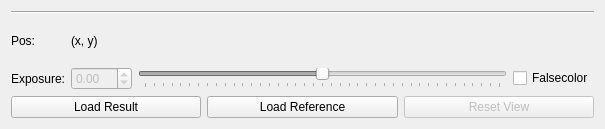
<?xml version="1.0" encoding="UTF-8"?>
<ui version="4.0">
 <class>uirenderimage</class>
 <widget class="QWidget" name="uirenderimage">
  <property name="enabled">
   <bool>true</bool>
  </property>
  <property name="geometry">
   <rect>
    <x>0</x>
    <y>0</y>
    <width>605</width>
    <height>129</height>
   </rect>
  </property>
  <property name="sizePolicy">
   <sizepolicy hsizetype="Preferred" vsizetype="Preferred">
    <horstretch>0</horstretch>
    <verstretch>0</verstretch>
   </sizepolicy>
  </property>
  <property name="minimumSize">
   <size>
    <width>0</width>
    <height>0</height>
   </size>
  </property>
  <property name="mouseTracking">
   <bool>false</bool>
  </property>
  <property name="windowTitle">
   <string>EMCA</string>
  </property>
  <layout class="QVBoxLayout" name="verticalLayout">
   <property name="sizeConstraint">
    <enum>QLayout::SetMinimumSize</enum>
   </property>
   <item>
    <layout class="QVBoxLayout" name="layoutView">
     <property name="sizeConstraint">
      <enum>QLayout::SetMaximumSize</enum>
     </property>
    </layout>
   </item>
   <item>
    <widget class="Line" name="line">
     <property name="orientation">
      <enum>Qt::Horizontal</enum>
     </property>
    </widget>
   </item>
   <item>
    <layout class="QGridLayout" name="gridLayout_2">
     <property name="sizeConstraint">
      <enum>QLayout::SetMinimumSize</enum>
     </property>
     <item row="0" column="0">
      <widget class="QLabel" name="labelPos">
       <property name="text">
        <string>Pos:</string>
       </property>
      </widget>
     </item>
     <item row="1" column="0">
      <widget class="QLabel" name="labelExposure">
       <property name="text">
        <string>Exposure:</string>
       </property>
      </widget>
     </item>
     <item row="1" column="1">
      <widget class="QDoubleSpinBox" name="dsbExposure">
       <property name="enabled">
        <bool>false</bool>
       </property>
       <property name="minimum">
        <double>-20.000000000000000</double>
       </property>
       <property name="maximum">
        <double>20.000000000000000</double>
       </property>
       <property name="singleStep">
        <double>0.020000000000000</double>
       </property>
      </widget>
     </item>
     <item row="0" column="1">
      <widget class="QLabel" name="labelCurrentPos">
       <property name="text">
        <string>(x, y)</string>
       </property>
      </widget>
     </item>
     <item row="1" column="2">
      <widget class="QSlider" name="hsExposure">
       <property name="enabled">
        <bool>false</bool>
       </property>
       <property name="minimum">
        <number>-1000</number>
       </property>
       <property name="maximum">
        <number>1000</number>
       </property>
       <property name="singleStep">
        <number>5</number>
       </property>
       <property name="pageStep">
        <number>50</number>
       </property>
       <property name="value">
        <number>0</number>
       </property>
       <property name="orientation">
        <enum>Qt::Horizontal</enum>
       </property>
       <property name="tickPosition">
        <enum>QSlider::TicksBelow</enum>
       </property>
       <property name="tickInterval">
        <number>50</number>
       </property>
      </widget>
     </item>
     <item row="1" column="3">
      <widget class="QCheckBox" name="cbFalsecolor">
       <property name="text">
        <string>Falsecolor</string>
       </property>
      </widget>
     </item>
    </layout>
   </item>
   <item>
    <layout class="QHBoxLayout" name="horizontalLayout">
     <item>
      <widget class="QPushButton" name="btnLoadImage">
       <property name="enabled">
        <bool>true</bool>
       </property>
       <property name="text">
        <string>Load Result</string>
       </property>
      </widget>
     </item>
     <item>
      <widget class="QPushButton" name="btnLoadReference">
       <property name="text">
        <string>Load Reference</string>
       </property>
      </widget>
     </item>
     <item>
      <widget class="QPushButton" name="btnReset">
       <property name="enabled">
        <bool>false</bool>
       </property>
       <property name="text">
        <string>Reset View</string>
       </property>
      </widget>
     </item>
    </layout>
   </item>
  </layout>
 </widget>
 <tabstops>
  <tabstop>dsbExposure</tabstop>
  <tabstop>hsExposure</tabstop>
  <tabstop>cbFalsecolor</tabstop>
  <tabstop>btnLoadImage</tabstop>
  <tabstop>btnLoadReference</tabstop>
  <tabstop>btnReset</tabstop>
 </tabstops>
 <resources/>
 <connections/>
</ui>
